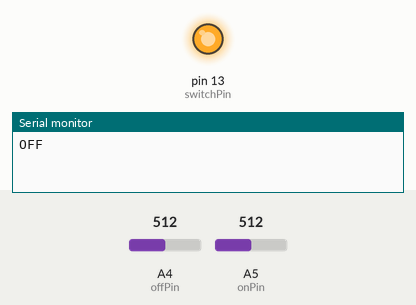
A sketch run on a simulated Arduino Uno, built with avr-gcc and run on an emulated ATmega328P. Parts: output pins drawn as LEDs (lit = HIGH), the last lines printed to the serial monitor. Inputs (shaded band) come from the test bench; at power-on: A4 (offPin) = 512, A5 (onPin) = 512.

Above: at 18.0 s.
18.1 s: A4 (offPin) set to 531
At 20.9 s:
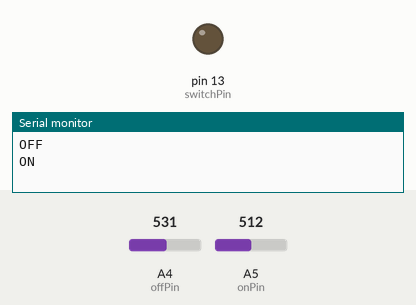
Timing chart, 0 to 22.4 s (numbered marks = the images above; inputs shaded):
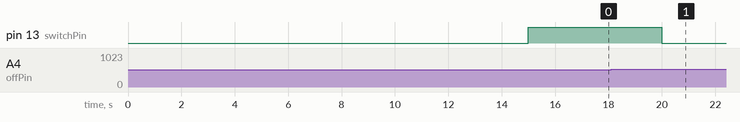

The sketch:

RelayTest.ino
```cpp
int switchPin = 13;
int onPin = A5;
int offPin = A4;

void setup() {
  // put your setup code here, to run once:
  Serial.begin(115200);
  delay(10000);
  pinMode(switchPin, OUTPUT);
  pinMode(onPin, INPUT);
  pinMode(offPin, INPUT);

  Serial.println(checkSwitch());

  delay(5000);

  digitalWrite(switchPin, HIGH);

  delay(5000);

  Serial.println(checkSwitch());

  digitalWrite(switchPin, LOW);

  delay(5000);

  Serial.println(checkSwitch());
}

void loop() {
  // put your main code here, to run repeatedly:

}


String checkSwitch() {
  if(analogRead(onPin) < analogRead(offPin)) {
    return "ON";
  }
  else {
    return "OFF";
  }
}
```

Measured:
- the behaviour switches between 512 and 513 on A4 (offPin) (found by bisection; images 0 and 1)
